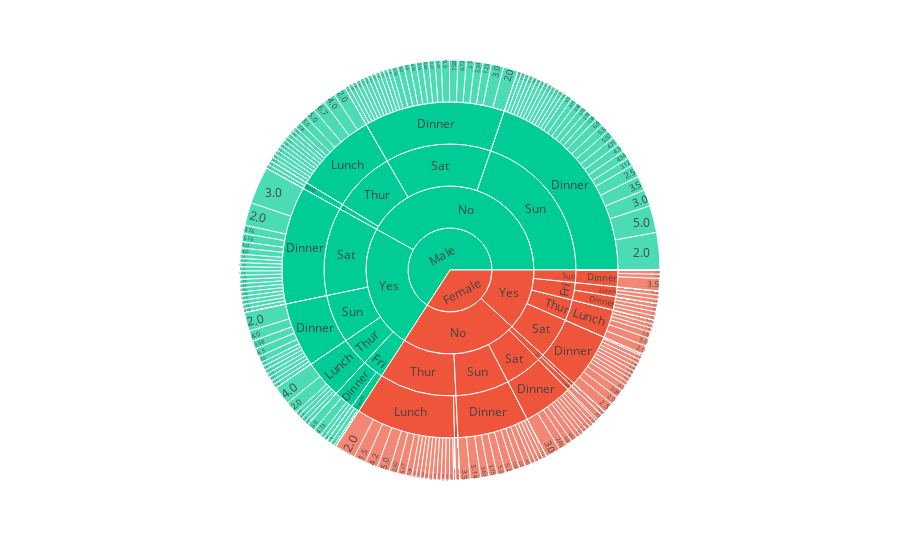

Source (notebook cell):
### Code cell
fig = px.sunburst(tips,
    path=['sex', 'smoker', 'day', 'time', 'tip'],
    values='size', color='sex')
fig.show()

### Figure 1 — Plotly figure (JSON) as saved in the notebook; plotly's stock layout.template omitted (floating-point values rounded to 4 significant figures; data arrays with more than 128 entries replaced by an {"elided": "..."} marker saying what was removed)
{"data": [{"branchvalues": "total", "customdata": {"elided": "3990x1 str values"}, "domain": {"x": [0, 1], "y": [0, 1]}, "hovertemplate": "labels=%{label}<br>size=%{value}<br>parent=%{parent}<br>id=%{id}<br>sex=%{customdata[0]}<extra></extra>", "ids": {"elided": "3990 str values"}, "labels": {"elided": "3990 str values"}, "marker": {"colors": {"elided": "3990 str values"}}, "name": "", "parents": {"elided": "3990 str values"}, "type": "sunburst", "values": {"elided": "3990 int values"}}], "layout": {"legend": {"tracegroupgap": 0}, "margin": {"t": 60}}}
